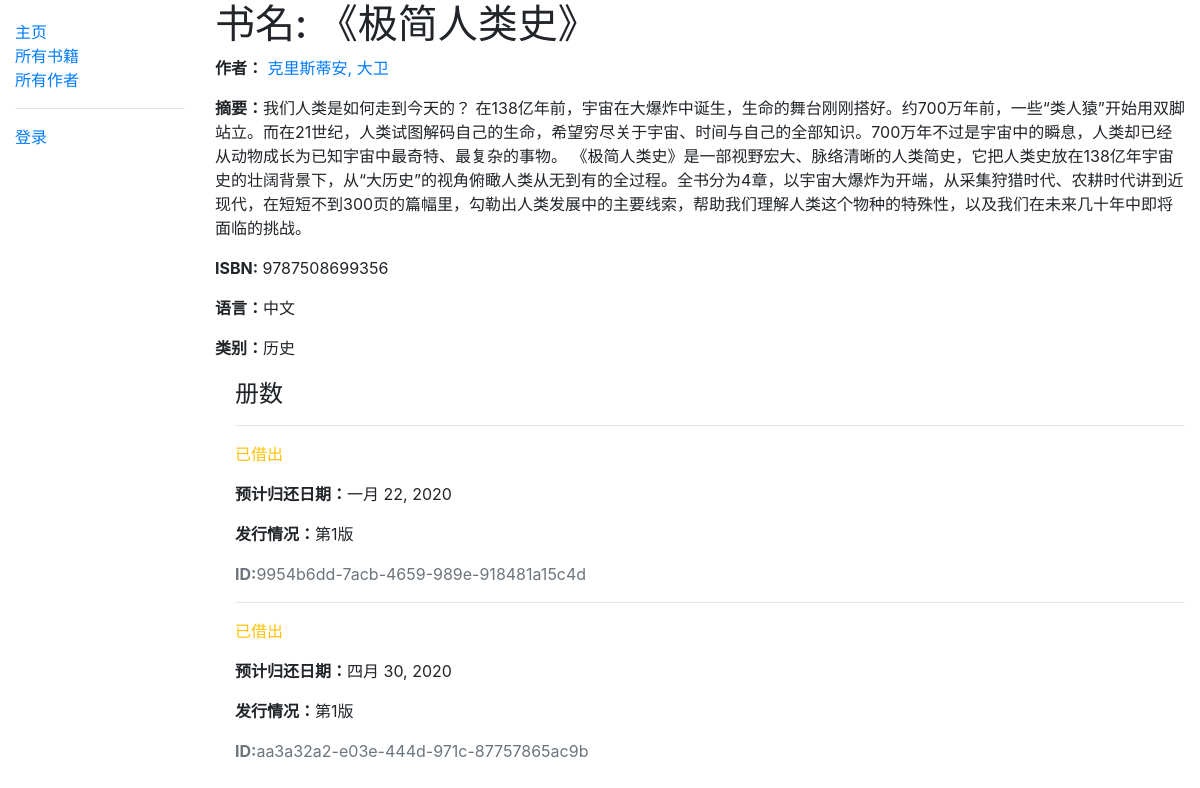
Before: /catalog/books/book/1 with the older database file.
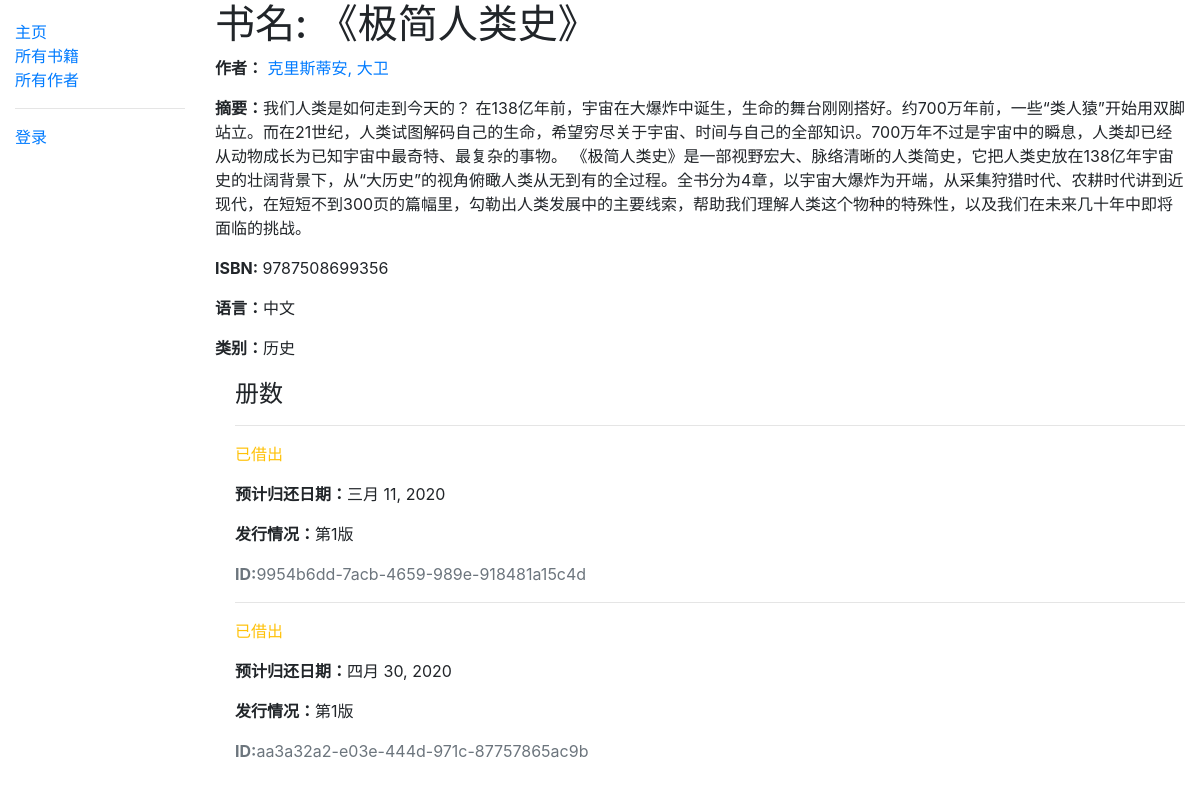
After: the same page with the newer database file.
### catalog/models.py (models this page shows, shortened)
class BookInstance(models.Model):
    id = models.UUIDField(primary_key=True, default=uuid.uuid4, \
        help_text='Unique ID for this particular book across whole library')
    book = models.ForeignKey(Book, on_delete=models.SET_NULL, null=True)
    imprint = models.CharField(max_length=200)
    due_back = models.DateField(null=True, blank=True)
    borrower = models.ForeignKey(User, on_delete = models.SET_NULL, null=True, blank=True)
    LOAN_STATUS=(
        ('m','维护中'),
        ('o', '已借出'),
        ('a', '可借阅'),
        ('r', '已预定'),
        )
    status = models.CharField(
        max_length=1,
        choices=LOAN_STATUS,
        blank=True,
        default = 'm',
        help_text='Book availability'
        )
    class Meta:
        verbose_name = "Book Instance"
        verbose_name_plural = "Book Instances"
        ordering = ['due_back']
        permissions = (("can_mark_returned", "Set book as returned"),)

### catalog/views.py (the view)
# urls.py: path('books/book/<int:pk>', views.BookDetailView.as_view(), name='book-detail'),
class BookDetailView(generic.DetailView):
    model = Book

### catalog/models.py (called while the page is built)
    def __str__(self):
        return self.name

    def __str__(self):
        return f'{self.last_name}, {self.first_name}'

    def __str__(self):
        return self.language

### catalog/templates/catalog/book_detail.html (shortened to what this page needs)
{% extends "base_generic.html" %}
{% block content %}
    <h1>书名: 《{{book.title}}》 </h1>
    <p><strong>作者：</strong>  <a href="{% url 'author-detail' book.author.pk %} ">{{book.author}} </a> </p>
    <p><strong>摘要：</strong>{{book.summary}} </p>
    <p><strong>ISBN:</strong> {{book.isbn}}  </p>
    <p><strong>语言：</strong>{{book.language}} </p>
    <p><strong>类别：</strong>{{book.genre.all|join:"，"}} </p>
    <div style="margin-left:20px;margin-top:20px">
    <h4>册数</h4>
    {% for copy in book.bookinstance_set.all %}
        <hr>
        <p class="{% if copy.status == 'a' %}text-success{% elif copy.status == 'm' %}text-danger{% else %}text-warning{% endif %}">
            {{copy.get_status_display}}
        </p>
        {% if copy.status != 'a' %}
             <p><strong>预计归还日期：</strong>{{copy.due_back}} </p>
        {% endif %}
             <p><strong>发行情况：</strong>{{copy.imprint}} </p>
             <p class="text-muted"><strong>ID:</strong>{{copy.id}} </p>
    {% endfor %}
    </div>
{% endblock content %}

Changed rows visible on the page:
changed BookInstance "9954b6dd-7acb-4659-989e-918481a15c4d": due_back "一月 22, 2020" → "三月 11, 2020"
